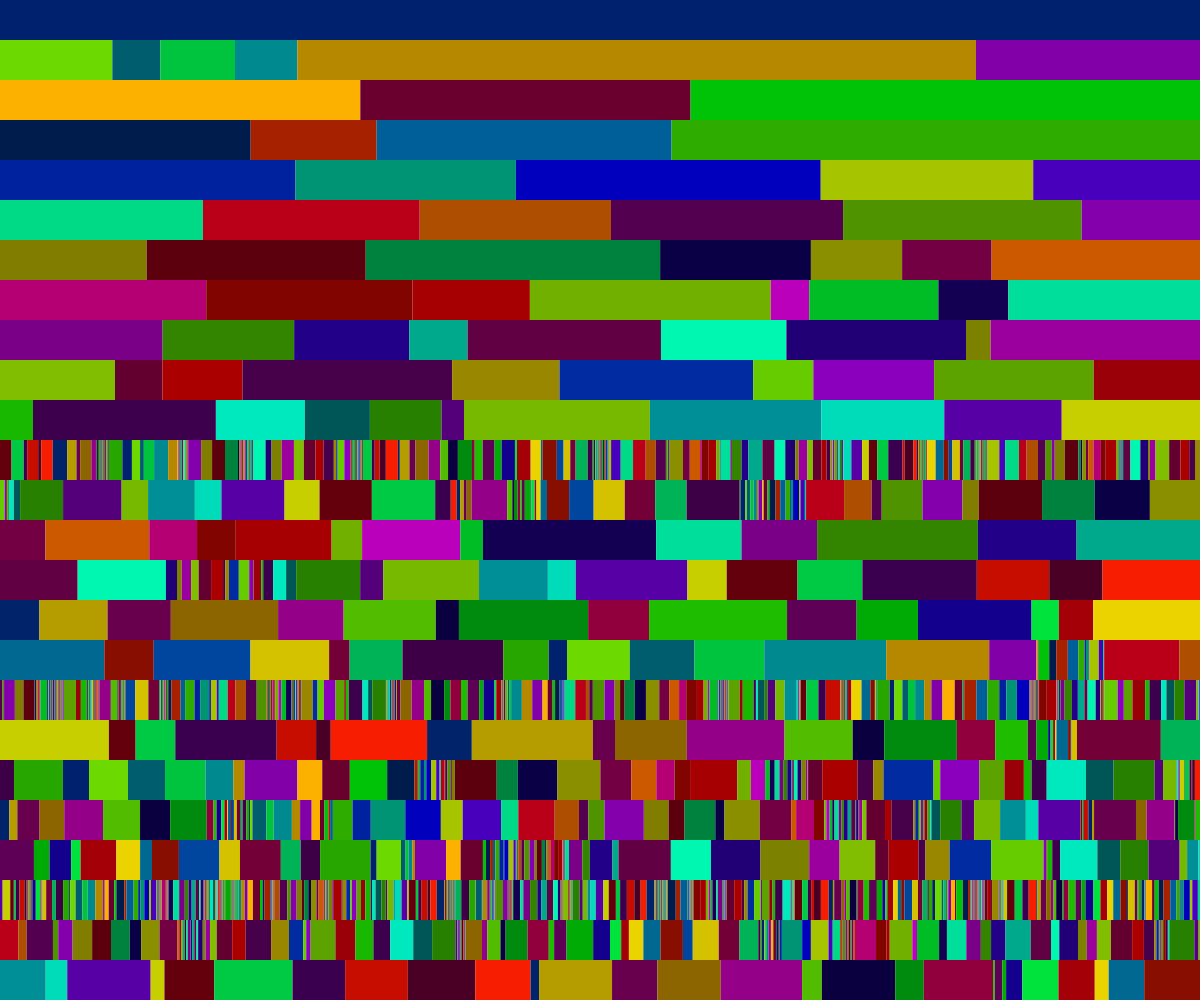
Frame 1 (no input)
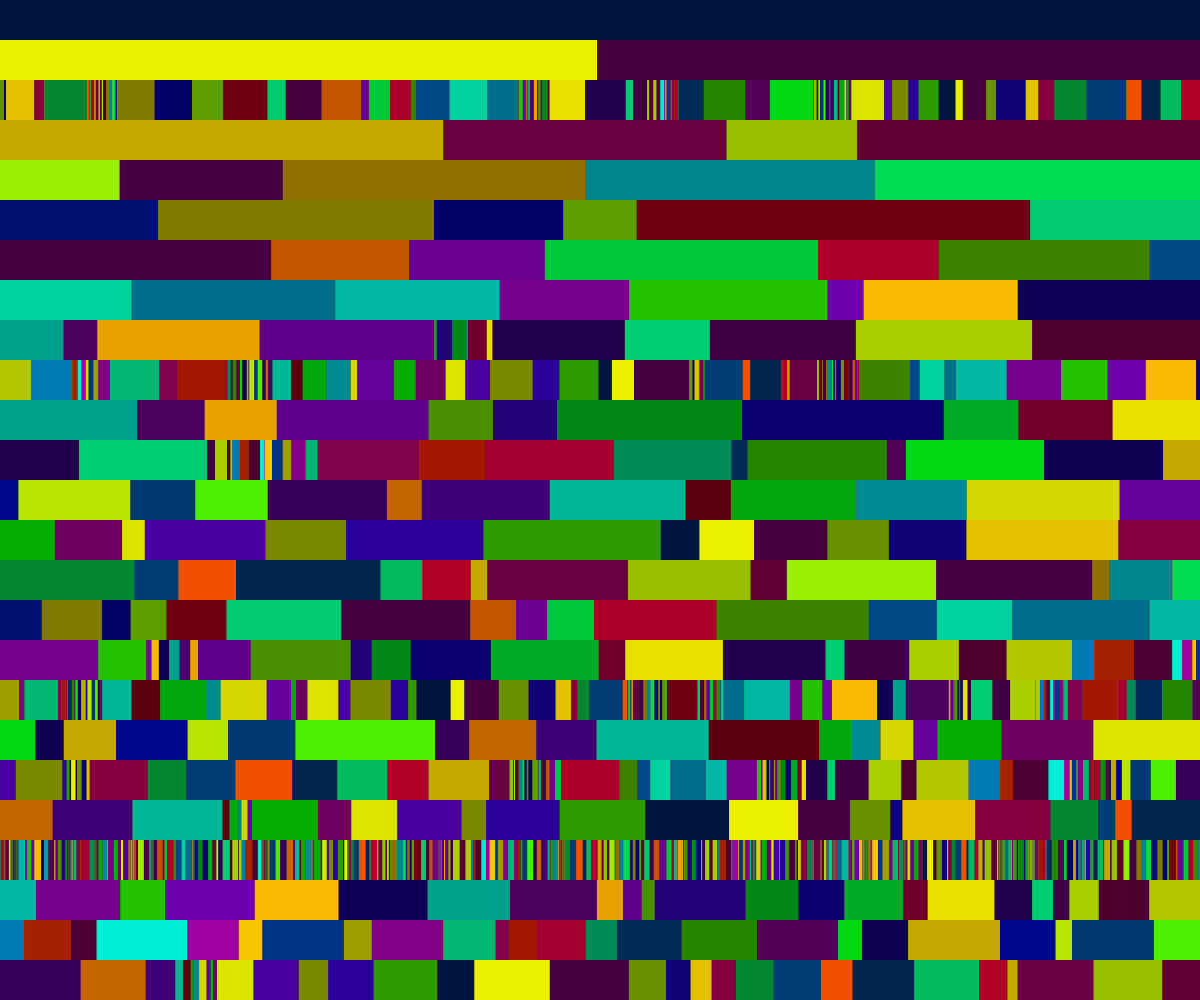
Frame 2 (the mouse pressed at the canvas centre, redrawn once)

The p5.js sketch that drew these frames (run headless with seeded random() and noise() and a simulated clock; the mouse was pressed at the canvas centre and the sketch redrawn once):

// p5.js sketch
// ── sketch.js
'use strict'

let colorCount = 100;

let hueVals = [];
let satVals = [];
let brightVals = [];

function setup() {
  createCanvas(windowWidth, windowHeight);
  colorMode(HSB, 360, 100, 100);
  randomSeed(1);
  noStroke();
}

function draw() {
  noLoop();

  for (let i = 0; i < colorCount; i++) {
    if (i % 2 === 0) {
      hueVals[i] = int(random(180, 360));
      satVals[i] = 100;
      brightVals[i] = int(random(25, 75));
    } else {
      hueVals[i] = int(random(0, 180));
      satVals[i] = 100;
      brightVals[i] = int(random(50, 100));
    }
  }

  let counter = 0;
  let rowCount = 30;
  let rowHeight = width / rowCount;

  for (let i = 0; i < rowCount; i++) {
    let fragmentNumber = i + 1;
    let fragmentWidths = []

    //decides whether or not to break a fragment into sub-fragments
    //for every fragment on the row...
    for (let ii = 0; ii < fragmentNumber; ii++) {
      //7.5% of the time...
      if (random() < 0.075) {
        //generate a fragment value...
        let fragments = int(random(2, 20));
        //add it to the fragment count...
        fragmentNumber += fragments;
        // and break that fragment into sub fragments
        for (let iii = 0; iii < fragments; iii++) {
          //add the sub fragments into the fragmentWidths array
          fragmentWidths.push(random(2));
        }
        // OR instead of adding subfragments...
      } else {
        //add a normal fragment instead
        fragmentWidths.push(random(2, 20));
      }
    }

    let widthSum = 0;
    for (let ii = 0; ii < fragmentNumber; ii++) {
      widthSum += fragmentWidths[ii];
    }

    for (let ii = 0; ii < fragmentNumber; ii++) {
      let scaledWidth = (fragmentWidths[ii] / widthSum) * width;
      fragmentWidths[ii] = scaledWidth;
    }

    let fragXpos = 0;
    for (let ii = 0; ii < fragmentNumber; ii++) {
      let index = counter % colorCount;
      let col = color(hueVals[index], satVals[index], brightVals[index]);

      let x = fragXpos;
      let y = i * rowHeight;
      let w = fragmentWidths[ii];
      let h = rowHeight;

      fill(col);
      rect(x, y, w, h);
      fragXpos += fragmentWidths[ii];
      counter++;
    }
  }
}
